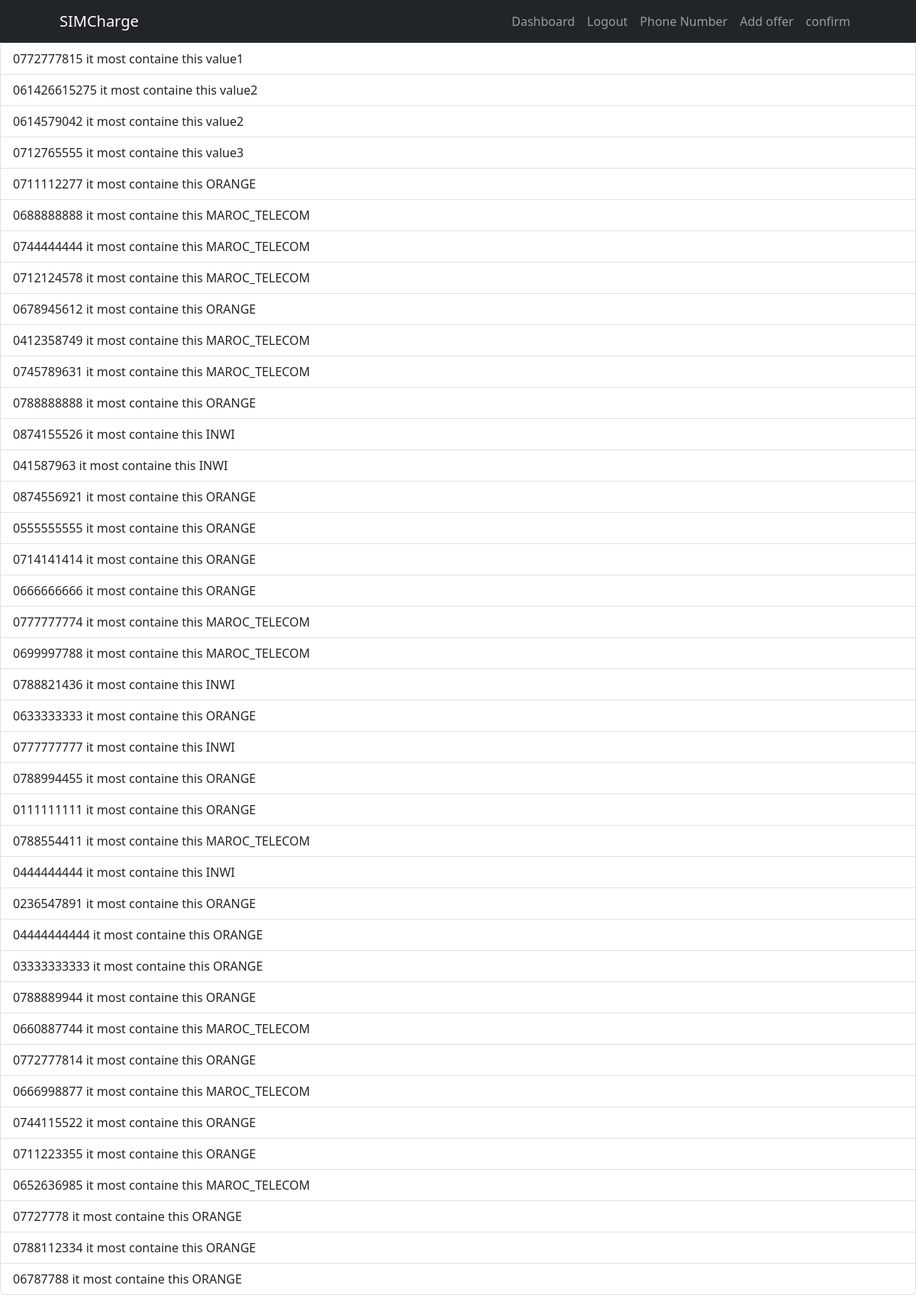
The app's page /dashboard (signed in) with its own data.
### models.py (models this page shows)
class ClientNumber(db.Model):
    __tablename__ = 'client_numbers'
    number = db.Column(db.String(20), primary_key=True)
    mobile_carrier = db.Column(db.String(64), db.ForeignKey('mobile_carriers.name'))
    timestamp = db.Column(db.DateTime, index=True, default=datetime.utcnow)

### routes.py (the view)
@app.route('/dashboard')
@login_required
def dashboard():
    history = ClientNumber.query.all()
    return render_template('dashboard.html', title='Dashboard',history=history)

### models.py (called while the page is built)
@login.user_loader
def load_user(id):
    return User.query.get(int(id))

### templates/dashboard.html (shortened to what this page needs)
{% extends "base.html" %}
{% block content %}
{% if history %}
    <div class="list-group">
        {% for history1 in history %}
        <button type="button" class="list-group-item list-group-item-action">{{history1.number}} it most containe this {{history1.mobile_carrier}}</button>
         {% endfor %}
    </div>
{% else %}
<p class="text-center">No phone numbers available at the moment.</p>
{% endif %}
{% endblock %}

### templates/base.html (shortened to what this page needs)
<!doctype html>
<html lang="en">
  <head>
    <link href="https://cdn.jsdelivr.net/npm/bootstrap@5.3.3/dist/css/bootstrap.min.css" rel="stylesheet">
</head>
  <body>
    <nav class="navbar navbar-expand-lg navbar-dark bg-dark">
        <div class="container px-lg-5">
            <a class="navbar-brand" href="#!">SIMCharge</a>
            <div class="collapse navbar-collapse" id="navbarSupportedContent">
                <ul class="navbar-nav ms-auto mb-2 mb-lg-0">
                  {% if current_user.is_authenticated %}
                  <li class="nav-item">
                    <a class="nav-link" href="{{ url_for('dashboard') }}">Dashboard</a>
                  </li>
                  <li class="nav-item">
                    <a class="nav-link" href="{{ url_for('logout') }}">Logout</a>
                  </li>
                  <li class="nav-item">
                    <a class="nav-link" href="{{ url_for('number0') }}">Phone Number</a>
                  </li>
                  <li class="nav-item">
                    <a class="nav-link" href="{{ url_for('add_offer') }}">Add offer</a>
                  </li>
                  <li class="nav-item">
                    <a class="nav-link" href="{{ url_for('confirm') }}">confirm</a>
                  </li>
                {% else %}
                  <li class="nav-item">
                    <a class="nav-link" href="{{ url_for('login') }}">Login</a>
                  </li>
                {% endif %}
                </ul>
            </div>
        </div>
    </nav>
    <div>
      {% block content %}{% endblock %}
    </div>
  </body>
</html>

### records on screen
ClientNumber: number "0772777815", mobile_carrier "value1"
ClientNumber: number "061426615275", mobile_carrier "value2"
ClientNumber: number "0614579042", mobile_carrier "value2"
ClientNumber: number "0712765555", mobile_carrier "value3"
ClientNumber: number "0711112277", mobile_carrier "ORANGE"
ClientNumber: number "0688888888", mobile_carrier "MAROC_TELECOM"
ClientNumber: number "0744444444", mobile_carrier "MAROC_TELECOM"
ClientNumber: number "0712124578", mobile_carrier "MAROC_TELECOM"
ClientNumber: number "0678945612", mobile_carrier "ORANGE"
ClientNumber: number "0412358749", mobile_carrier "MAROC_TELECOM"
ClientNumber: number "0745789631", mobile_carrier "MAROC_TELECOM"
ClientNumber: number "0788888888", mobile_carrier "ORANGE"
ClientNumber: number "0874155526", mobile_carrier "INWI"
ClientNumber: number "041587963", mobile_carrier "INWI"
ClientNumber: number "0874556921", mobile_carrier "ORANGE"
ClientNumber: number "0555555555", mobile_carrier "ORANGE"
ClientNumber: number "0714141414", mobile_carrier "ORANGE"
ClientNumber: number "0666666666", mobile_carrier "ORANGE"
ClientNumber: number "0777777774", mobile_carrier "MAROC_TELECOM"
ClientNumber: number "0699997788", mobile_carrier "MAROC_TELECOM"
ClientNumber: number "0788821436", mobile_carrier "INWI"
ClientNumber: number "0633333333", mobile_carrier "ORANGE"
ClientNumber: number "0777777777", mobile_carrier "INWI"
ClientNumber: number "0788994455", mobile_carrier "ORANGE"
ClientNumber: number "0111111111", mobile_carrier "ORANGE"
ClientNumber: number "0788554411", mobile_carrier "MAROC_TELECOM"
ClientNumber: number "0444444444", mobile_carrier "INWI"
ClientNumber: number "0236547891", mobile_carrier "ORANGE"
ClientNumber: number "04444444444", mobile_carrier "ORANGE"
ClientNumber: number "03333333333", mobile_carrier "ORANGE"
ClientNumber: number "0788889944", mobile_carrier "ORANGE"
ClientNumber: number "0660887744", mobile_carrier "MAROC_TELECOM"
ClientNumber: number "0772777814", mobile_carrier "ORANGE"
ClientNumber: number "0666998877", mobile_carrier "MAROC_TELECOM"
ClientNumber: number "0744115522", mobile_carrier "ORANGE"
ClientNumber: number "0711223355", mobile_carrier "ORANGE"
ClientNumber: number "0652636985", mobile_carrier "MAROC_TELECOM"
ClientNumber: number "07727778", mobile_carrier "ORANGE"
ClientNumber: number "0788112334", mobile_carrier "ORANGE"
ClientNumber: number "06787788", mobile_carrier "ORANGE"
